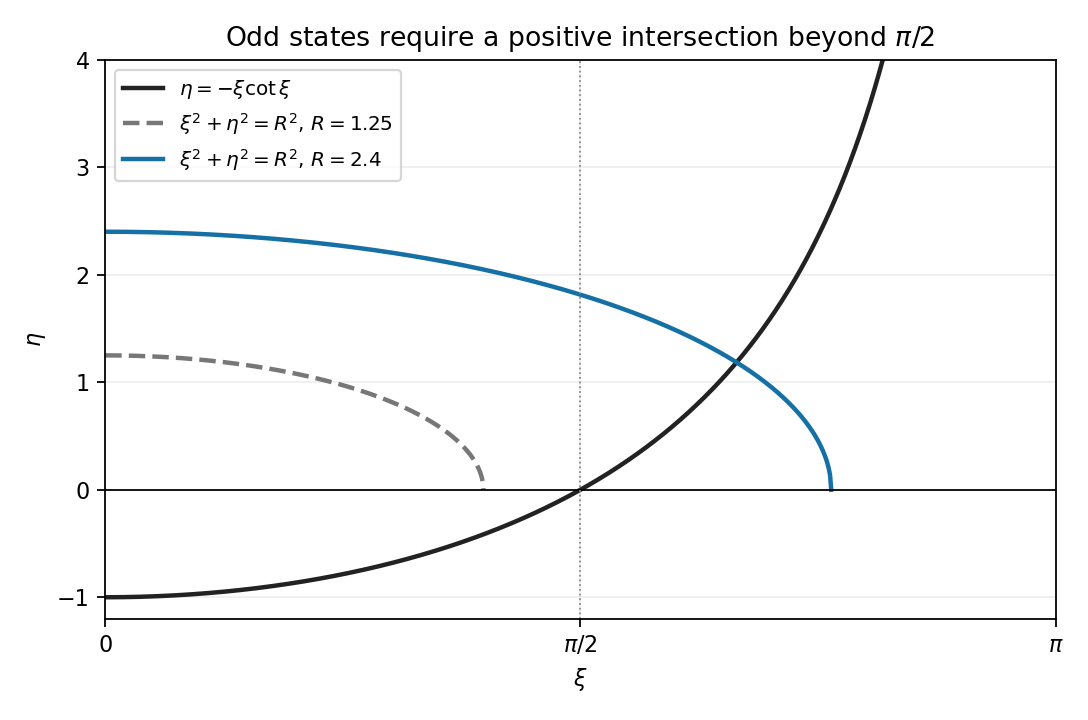

This chart was generated by the following Python code:
"""Original bound-state intersection sketch; Python 3.14, numpy/matplotlib.
Run in the desired image output directory; writes its local basename PNG.
"""
from pathlib import Path
import numpy as np
import matplotlib
matplotlib.use('Agg')
import matplotlib.pyplot as plt
x=np.linspace(.005,np.pi-.005,1300)
fig,ax=plt.subplots(figsize=(6.8,4.5),facecolor='white')
ax.set_facecolor('white')
ax.plot(x,-x/np.tan(x),color='#222222',lw=2,label=r'$\eta=-\xi\cot\xi$')
for radius,color,style in [(1.25,'#777777','--'),(2.4,'#1570a6','-')]:
 z=np.linspace(0,radius,600)
 ax.plot(z,np.sqrt(radius**2-z**2),style,color=color,lw=2,label=fr'$\xi^2+\eta^2=R^2$, $R={radius}$')
ax.axhline(0,color='black',lw=.8)
ax.axvline(np.pi/2,color='#888888',lw=.8,ls=':')
ax.set(xlim=(0,np.pi),ylim=(-1.2,4.0),xlabel=r'$\xi$',ylabel=r'$\eta$',title=r'Odd states require a positive intersection beyond $\pi/2$')
ax.set_xticks([0,np.pi/2,np.pi],[r'$0$',r'$\pi/2$',r'$\pi$'])
ax.grid(alpha=.2)
ax.legend(fontsize=9,loc='upper left')
fig.tight_layout()
fig.savefig(Path(__file__).stem+'.png',dpi=160,facecolor='white')
